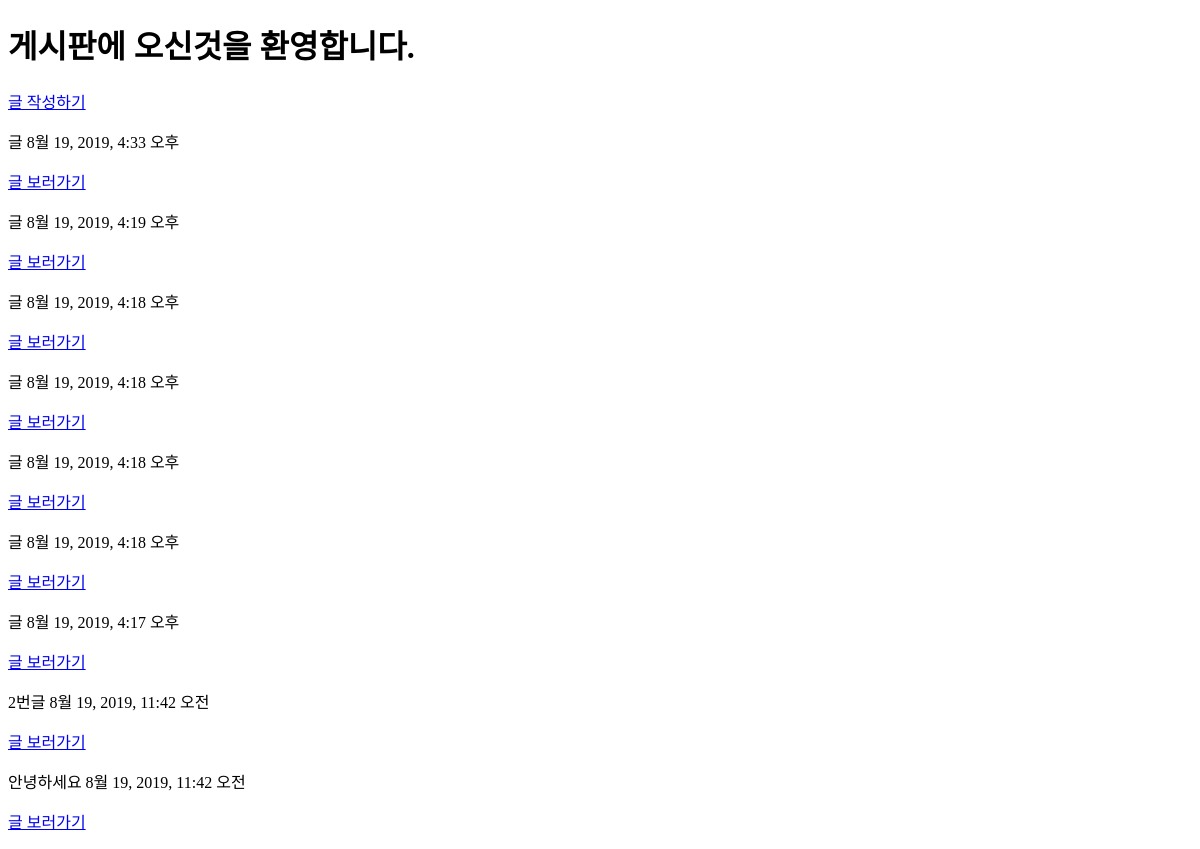
The page /articles/ on the database as committed earlier.
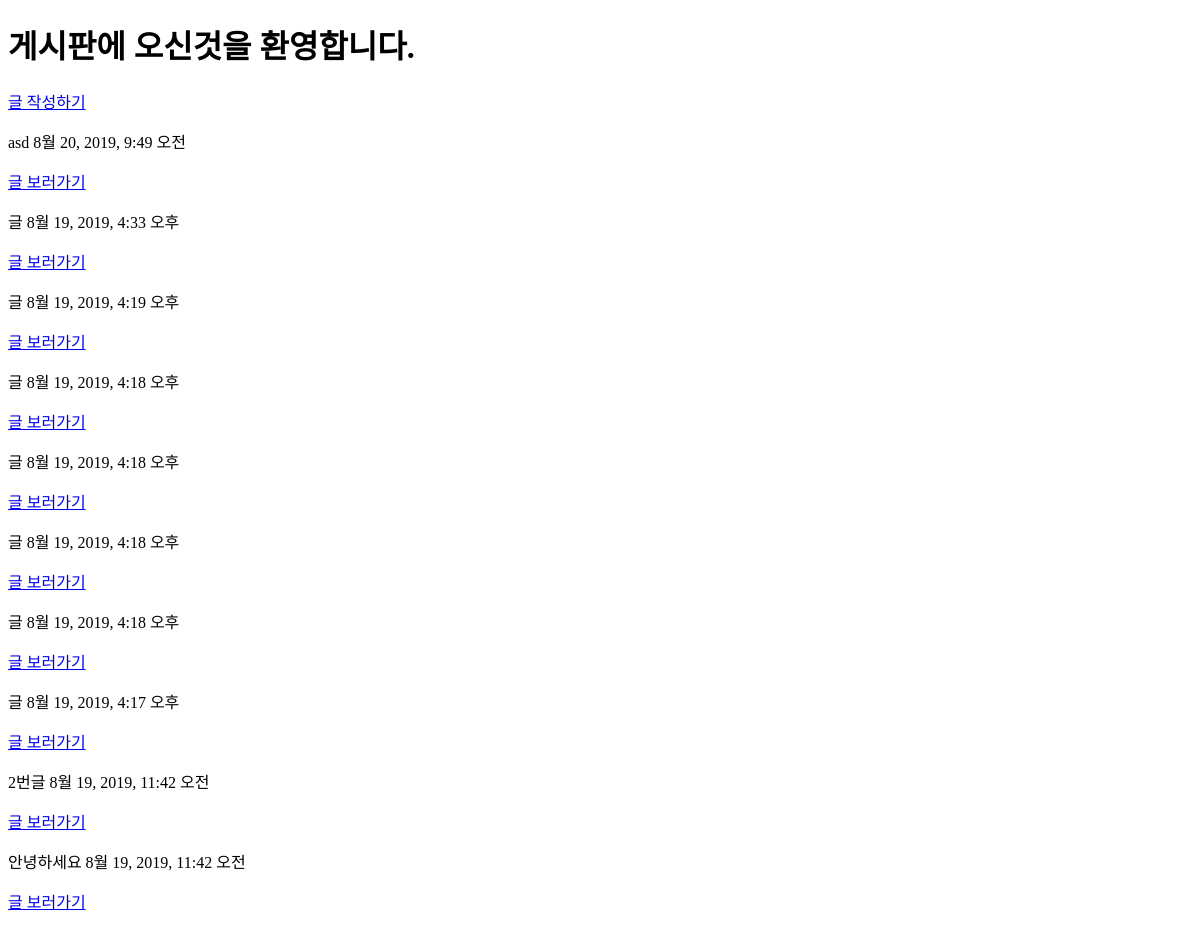
The same page on the database as committed later.
### articles/models.py (models this page shows, shortened)
class Article(models.Model):
    title = models.CharField(max_length=20)
    content = models.TextField()
    created_at = models.DateTimeField(auto_now_add=True)
    updated_at = models.DateTimeField(auto_now=True)

### articles/views.py (the view)
# urls.py: path('', views.index),
def index(request):
    articles = Article.objects.order_by('-id')
    context = {
        'articles' : articles
    }
    return render(request, 'articles/index.html', context)

### articles/templates/articles/index.html
{% extends 'articles/base.html' %}
{% block body %}
  <h1>게시판에 오신것을 환영합니다.</h1>
  <a href="/articles/new/">글 작성하기</a>
  <p>
  {% for article in articles %}
  <p>{{ article.title }}
    {{ article.created_at }}
  </p>
  <a href="/articles/{{article.pk}}/">글 보러가기</a>
  {% endfor %}
</p>
{% endblock %}

Rows that differ between the two databases and show on the page:
added Article: title "asd", created_at "8월 20, 2019, 9:49 오전"
